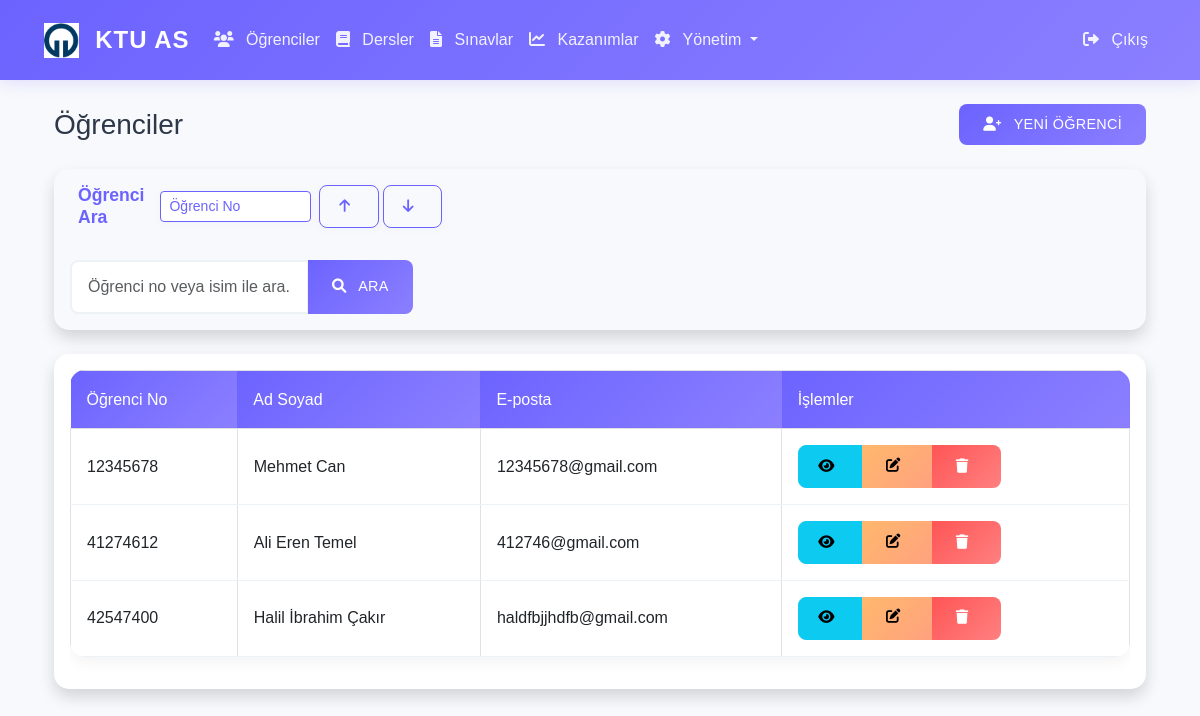
Page /students (signed in) on the committed database.
### app/models/__init__.py (models this page shows, shortened)
class Student(db.Model):
    __tablename__ = 'students'
    id = db.Column(db.Integer, primary_key=True)
    student_number = db.Column(db.String(20), unique=True, nullable=False)
    first_name = db.Column(db.String(50), nullable=False)
    last_name = db.Column(db.String(50), nullable=False)
    email = db.Column(db.String(120), unique=True, nullable=False)
    phone = db.Column(db.String(20))
    created_at = db.Column(db.DateTime, default=datetime.utcnow)
    exam_scores = db.relationship('StudentExamScore', backref='student', lazy=True)

### app/routes/main.py (the view, shortened to what this page needs)
@bp.route('/students')
@login_required
def student_list():
    search = request.args.get('search', '')
    query = Student.query
    students = query.order_by(Student.student_number).all()
    return render_template('main/students.html', students=students)

### app/__init__.py (called while the page is built)
@login_manager.user_loader
def load_user(user_id):
    from app.models import User
    return User.query.get(int(user_id))

### app/templates/main/students.html (shortened to what this page needs)
{% extends "base.html" %}
{% block content %}
<div class="container-fluid">
    <div class="d-flex justify-content-between align-items-center mb-4">
        <h2 class="h3 mb-0">Öğrenciler</h2>
        {% if current_user.is_admin %}
        <a href="{{ url_for('admin.add_student') }}" class="btn btn-primary">
            <i class="fas fa-user-plus"></i> Yeni Öğrenci
        </a>
        {% endif %}
    </div>
    <div class="card shadow mb-4 border-0" style="background: var(--background-color);">
        <div class="card-header py-3 px-4 d-flex flex-row flex-wrap justify-content-between align-items-center border-0" style="background: transparent;">
            <div class="d-flex align-items-center student-search-sort">
                <h6 class="m-0 fw-bold" style="color: var(--primary-color); font-size: 1.1rem;">Öğrenci Ara</h6>
                <select id="sortKey" class="form-select form-select-sm ms-3 sort-select-custom">
                    <option value="student_number">Öğrenci No</option>
                </select>
                <button id="sortAsc" class="btn btn-sort ms-2" title="Artan Sırala"><i class="fas fa-arrow-up"></i></button>
                <button id="sortDesc" class="btn btn-sort ms-1" title="Azalan Sırala"><i class="fas fa-arrow-down"></i></button>
            </div>
        </div>
        <div class="card-body">
            <form method="GET" class="row g-3">
                <div class="col-md-4">
                    <div class="input-group">
                        <input type="text" class="form-control" name="search"
                               placeholder="Öğrenci no veya isim ile ara..."
                               value="{{ request.args.get('search', '') }}">
                        <button class="btn btn-primary" type="submit">
                            <i class="fas fa-search"></i> Ara
                        </button>
                    </div>
                </div>
            </form>
        </div>
    </div>
    <div class="card shadow">
        <div class="card-body">
            <div class="table-responsive">
                <table class="table table-bordered table-hover" id="studentsTable">
                    <thead class="table-light">
                        <tr>
                            <th>Öğrenci No</th>
                            <th>Ad Soyad</th>
                            <th>E-posta</th>
                            <th>İşlemler</th>
                        </tr>
                    </thead>
                    <tbody>
                        {% for student in students %}
                        <tr>
                            <td>{{ student.student_number }}</td>
                            <td>{{ student.first_name }} {{ student.last_name }}</td>
                            <td>{{ student.email }}</td>
                            <td>
                                <div class="btn-group" role="group">
                                    <a href="{{ url_for('main.student_detail', student_id=student.id) }}"
                                       class="btn btn-sm btn-info" title="Detaylar">
                                        <i class="fas fa-eye"></i>
                                    </a>
                                    {% if current_user.is_admin %}
                                    <a href="{{ url_for('admin.edit_student', student_id=student.id) }}"
                                       class="btn btn-sm btn-warning" title="Düzenle">
                                        <i class="fas fa-edit"></i>
                                    </a>
                                    <button type="button" class="btn btn-sm btn-danger" title="Sil"
                                            onclick="deleteStudent({{ student.id }})">
                                        <i class="fas fa-trash"></i>
                                    </button>
                                    {% endif %}
                                </div>
                            </td>
                        </tr>
                        {% else %}
                        <tr>
                            <td colspan="4" class="text-center">Henüz öğrenci eklenmemiş.</td>
                        </tr>
                        {% endfor %}
                    </tbody>
                </table>
            </div>
        </div>
    </div>
</div>
{% endblock %}

### app/static/css/style.css (style rules this page uses)
:root { --primary-color: #6C63FF; --secondary-color: #FF6584; --accent-color: #43E97B; --background-color: #F7F9FC; --text-color: #2D3748; --success-color: #43E97B; --warning-color: #FFB86C; --danger-color: #FF5555; --light-gray: #EDF2F7; --dark-gray: #4A5568; --gradient-primary: linear-gradient(135deg, #6C63FF 0%, #8B7FFF 100%); --gradient-success: linear-gradient(135deg, #43E97B 0%, #38F9D7 100%); --gradient-warning: linear-gradient(135deg, #FFB86C 0%, #FFA17F 100%); --gradient-danger: linear-gradient(135deg, #FF5555 0%, #FF8080 100%); }
body { font-family: 'Poppins', sans-serif; background-color: var(--background-color); color: var(--text-color); line-height: 1.6; }
.card { border: none; border-radius: 15px; box-shadow: 0 5px 15px rgba(0, 0, 0, 0.05); transition: transform 0.3s ease, box-shadow 0.3s ease; background: white; margin-bottom: 1.5rem; }
.card-header { background: var(--gradient-primary); color: white; border-radius: 15px 15px 0 0 !important; padding: 1rem 1.5rem; font-weight: 600; }
.btn { border-radius: 8px; padding: 0.6rem 1.2rem; font-weight: 500; letter-spacing: 0.3px; transition: all 0.3s ease; text-transform: uppercase; font-size: 0.9rem; }
.btn-primary { background: var(--gradient-primary); border: none; padding: 0.6rem 1.5rem; border-radius: 8px; font-weight: 500; transition: all 0.3s ease; }
.btn-warning { background: var(--gradient-warning); border: none; padding: 0.6rem 1.5rem; border-radius: 8px; font-weight: 500; transition: all 0.3s ease; }
.btn-danger { background: var(--gradient-danger); border: none; padding: 0.6rem 1.5rem; border-radius: 8px; font-weight: 500; transition: all 0.3s ease; }
.table { background: white; border-radius: 15px; overflow: hidden; box-shadow: 0 5px 15px rgba(0, 0, 0, 0.05); }
.table thead th { background: var(--gradient-primary); color: white; font-weight: 500; border: none; padding: 1rem; }
.table tbody td { padding: 1rem; vertical-align: middle; border-bottom: 1px solid var(--light-gray); }
.form-control { border: 2px solid var(--light-gray); border-radius: 8px; padding: 0.8rem 1rem; transition: all 0.3s ease; }
.card, .alert, .table { animation: fadeIn 0.5s ease-out; }
.fas { margin-right: 0.5rem; }

### app/templates/main/students.html (style rules this page uses)
.student-search-sort > * { margin-right: 0 !important; }
.sort-select-custom { border: 1.5px solid var(--primary-color); background: #fff; color: var(--primary-color); font-weight: 500; box-shadow: 0 2px 8px rgba(108,99,255,0.04); transition: border 0.2s; }
.btn-sort { background: #f7f9fc; border: 1.5px solid var(--primary-color); color: var(--primary-color); font-weight: 600; box-shadow: 0 2px 8px rgba(108,99,255,0.04); transition: background 0.2s, border 0.2s, color 0.2s; }

### rows in the picture
Student: student_number "12345678", first_name "Mehmet", last_name "Can", email "12345678@gmail.com"
Student: student_number "41274612", first_name "Ali Eren", last_name "Temel", email "412746@gmail.com"
Student: student_number "42547400", first_name "Halil İbrahim", last_name "Çakır", email "haldfbjjhdfb@gmail.com"
